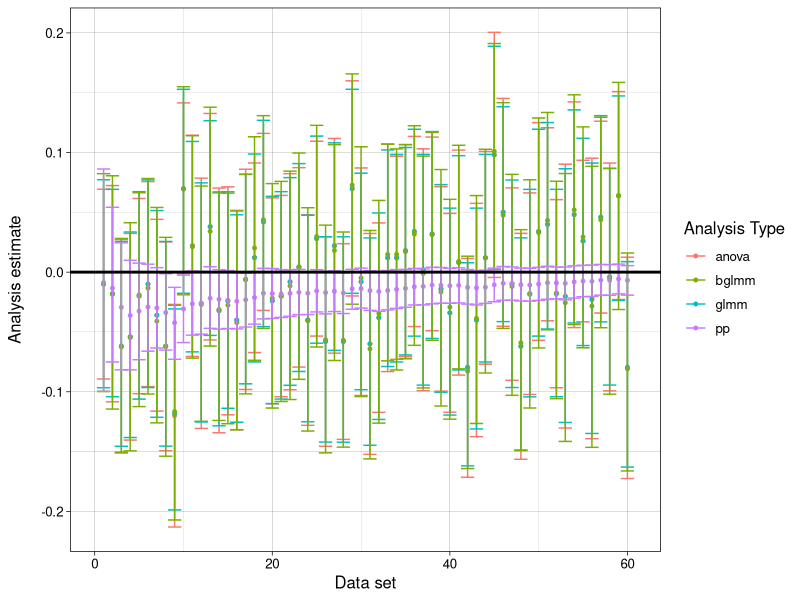

Recreate this plot in R.
# trying to plot freq bayes dataset graph

library(reshape2)
library(ggplot2)


saved_0_0 <- read.delim("0_0_saved_results.txt")
plot_dataset_0_0 <- saved_0_0[,c("expt","analysis_type","b_sex_cond_lower","b_sex_cond_upper","b_sex_cond_med")]


#transform everything to same scale as anovas
plot_dataset_0_0$estimate <- ifelse((plot_dataset_0_0$analysis_type == "anova"), plot_dataset_0_0$b_sex_cond_med, (exp(plot_dataset_0_0$b_sex_cond_med)/(1+exp(plot_dataset_0_0$b_sex_cond_med)))-0.5)
plot_dataset_0_0$estimate_upper <- ifelse((plot_dataset_0_0$analysis_type == "anova"), plot_dataset_0_0$b_sex_cond_upper, (exp(plot_dataset_0_0$b_sex_cond_upper)/(1+exp(plot_dataset_0_0$b_sex_cond_upper)))-0.5)
plot_dataset_0_0$estimate_lower <- ifelse((plot_dataset_0_0$analysis_type == "anova"), plot_dataset_0_0$b_sex_cond_lower, (exp(plot_dataset_0_0$b_sex_cond_lower)/(1+exp(plot_dataset_0_0$b_sex_cond_lower)))-0.5)



#plot on same axis
limits <- aes(ymax = plot_dataset_0_0$estimate_upper, ymin = plot_dataset_0_0$estimate_lower)
APlot <- ggplot(plot_dataset_0_0, aes(x=expt, y=estimate, group =analysis_type, col=analysis_type))
APlot + geom_point(data = plot_dataset_0_0, size = 1, position = position_dodge(width = 0)) + 
  geom_errorbar(limits, width = 6, position = position_dodge(width = 0)) +
  geom_hline(aes(yintercept=0), linetype="solid", color="black", size=1, show.legend=FALSE) +
  labs(color="Analysis Type") +
  xlab("Data set") +
  ylab("Analysis estimate")+
  theme_linedraw() + theme(text = element_text(size=12), axis.title.y=element_text(margin=margin(0,12,0,0)))

#used dev.off when got error in call.graphics invalid graphics state
#dev.off()


### making subsets -in case plot by separate graphs? no longer needed##
#just_anova <- subset(plot_dataset_0_0, plot_dataset_0_0$analysis_type=="anova")
#just_glmm <- subset(plot_dataset_0_0, plot_dataset_0_0$analysis_type=="glmm")
#just_bglmm <- subset(plot_dataset_0_0, plot_dataset_0_0$analysis_type=="bglmm")
#just_pp <- subset(plot_dataset_0_0, plot_dataset_0_0$analysis_type =="pp")
